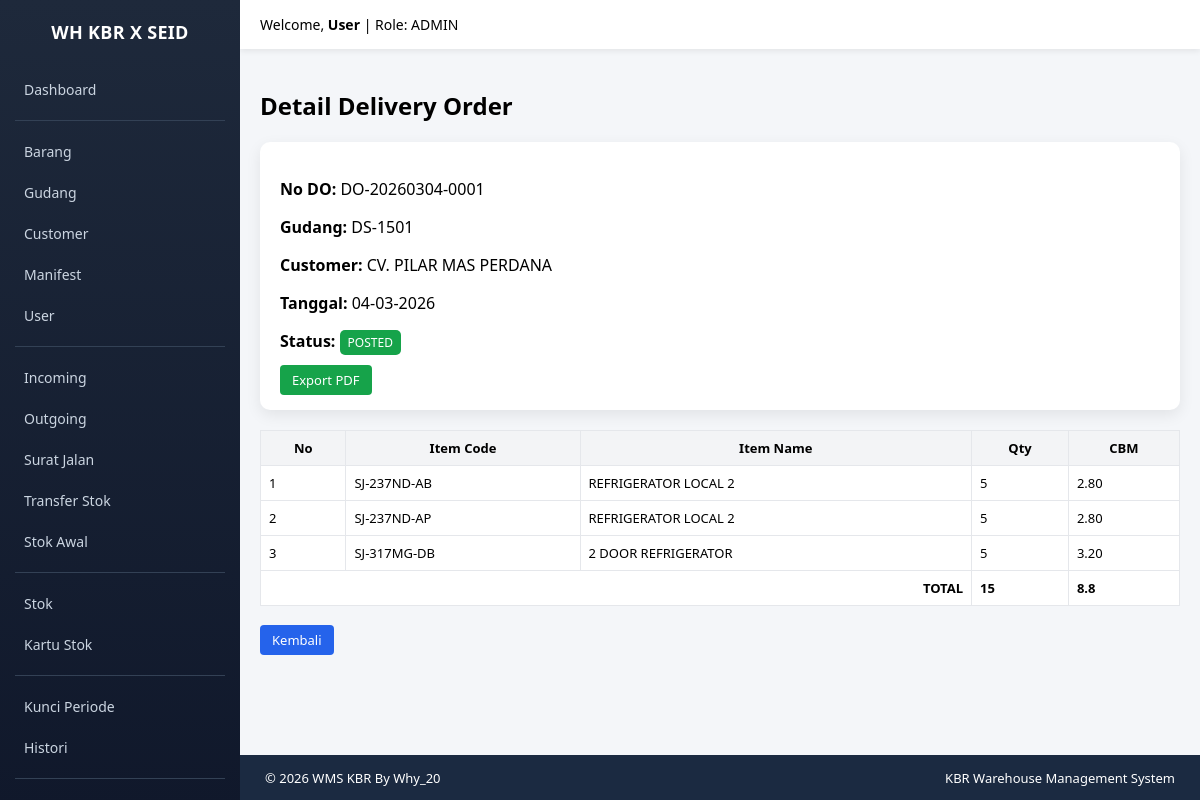
The app's page /index.php?module=delivery_orders&action=detail&id=52 (signed in) with its own data.
### tables this page shows
CREATE TABLE `delivery_orders` (
  `id` int NOT NULL,
  `do_number` varchar(100) DEFAULT NULL,
  `warehouse_id` int DEFAULT NULL,
  `customer_id` int DEFAULT NULL,
  `customer_name` varchar(150) DEFAULT NULL,
  `status` varchar(50) DEFAULT 'POSTED',
  `created_by` int DEFAULT NULL,
  `created_at` timestamp NOT NULL DEFAULT CURRENT_TIMESTAMP,
  `is_deleted` tinyint(1) DEFAULT '0',
  `void_by` int DEFAULT NULL,
  `void_at` datetime DEFAULT NULL
);

CREATE TABLE `warehouses` (
  `id` int NOT NULL,
  `name` varchar(100) NOT NULL,
  `address` text,
  `capacity_cbm` decimal(12,2) DEFAULT '0.00',
  `is_active` tinyint(1) DEFAULT '1',
  `is_deleted` tinyint(1) DEFAULT '0',
  `created_at` datetime DEFAULT CURRENT_TIMESTAMP,
  `deleted_at` datetime DEFAULT NULL
);

CREATE TABLE `customers` (
  `id` int NOT NULL,
  `customer_code` varchar(50) DEFAULT NULL,
  `customer_name` varchar(150) DEFAULT NULL,
  `address` text,
  `phone` varchar(50) DEFAULT NULL,
  `is_active` tinyint(1) DEFAULT '1',
  `created_at` timestamp NOT NULL DEFAULT CURRENT_TIMESTAMP,
  `deleted_at` datetime DEFAULT NULL
);

CREATE TABLE `delivery_order_details` (
  `id` int NOT NULL,
  `do_id` int DEFAULT NULL,
  `item_id` int DEFAULT NULL,
  `qty` int DEFAULT NULL,
  `cbm` decimal(15,2) DEFAULT NULL
);

CREATE TABLE `items` (
  `id` int NOT NULL,
  `item_code` varchar(100) DEFAULT NULL,
  `item_name` varchar(150) DEFAULT NULL,
  `cbm` decimal(15,2) DEFAULT '0.00',
  `minimum_stock` int DEFAULT '0',
  `is_active` tinyint(1) DEFAULT '1',
  `created_at` timestamp NOT NULL DEFAULT CURRENT_TIMESTAMP,
  `is_deleted` tinyint(1) DEFAULT '0',
  `deleted_at` datetime DEFAULT NULL
);

### modules/delivery_orders/detail.php (the view, shortened to what this page needs)
<?php
global $conn;
require BASE_PATH."/modules/layout/sidebar.php";
$id = $_GET['id'];
$data = mysqli_fetch_assoc(mysqli_query($conn,"
SELECT
    d.*,
    c.customer_name,
    w.name AS warehouse_name
FROM delivery_orders d
LEFT JOIN customers c ON d.customer_id = c.id
LEFT JOIN warehouses w ON d.warehouse_id = w.id
WHERE d.id='$id'
"));
$details = mysqli_query($conn,"
SELECT
    dd.*,
    i.item_code,
    i.item_name
FROM delivery_order_details dd
JOIN items i ON dd.item_id = i.id
WHERE dd.do_id='$id'
");
$totalQty = 0;
$totalCbm = 0;
?>
<h2>Detail Delivery Order</h2>
<div class="card">
<p><strong>No DO:</strong> <?= $data['do_number']; ?></p>
<p><strong>Gudang:</strong> <?= $data['warehouse_name'] ?? '-'; ?></p>
<p><strong>Customer:</strong> <?= $data['customer_name'] ?? '-'; ?></p>
<p><strong>Tanggal:</strong> <?= date('d-m-Y', strtotime($data['created_at'])); ?></p>
<p><strong>Status:</strong>
    <?php if($data['status']=='POSTED'){ ?>
        <span class="badge badge-posted">POSTED</span>
    <?php } else { ?>
        <span class="badge badge-draft"><?= $data['status']; ?></span>
    <?php } ?>
</p>
<a href="index.php?module=delivery_orders&action=export_pdf&id=<?= $data['id']; ?>"
class="btn btn-success" target="_blank">
Export PDF
</a>
</div>
<table>
<tr>
<th>No</th>
<th>Item Code</th>
<th>Item Name</th>
<th>Qty</th>
<th>CBM</th>
</tr>
<?php
$no=1;
while($row=mysqli_fetch_assoc($details)){
$totalQty += $row['qty'];
$totalCbm += $row['cbm'];
?>
<tr>
<td><?= $no++; ?></td>
<td><?= $row['item_code']; ?></td>
<td><?= $row['item_name']; ?></td>
<td><?= $row['qty']; ?></td>
<td><?= $row['cbm']; ?></td>
</tr>
<?php } ?>
<tr>
<td colspan="3" align="right"><strong>TOTAL</strong></td>
<td><strong><?= $totalQty; ?></strong></td>
<td><strong><?= $totalCbm; ?></strong></td>
</tr>
</table>
<br>
<a class="btn btn-primary"
href="index.php?module=delivery_orders&action=index">
Kembali
</a>
</div></body></html>

### modules/layout/sidebar.php (style rules this page uses)
body { margin:0; font-family:Segoe UI, Tahoma, sans-serif; background:#f4f6f9; }
.card { background:white; padding:20px; border-radius:8px; box-shadow:0 2px 8px rgba(0,0,0,0.05); margin-bottom:20px; }
.btn { padding:6px 12px; border:none; border-radius:4px; cursor:pointer; text-decoration:none; font-size:13px; }
.btn-primary { background:#2563eb;color:white; }
.btn-success { background:#16a34a;color:white; }
table { width:100%; border-collapse:collapse; }
table th,table td { border:1px solid #ddd; padding:8px; font-size:13px; }
table th { background:#f1f5f9; }

### modules/delivery_orders/detail.php (style rules this page uses)
.card { background:white; padding:20px; border-radius:10px; box-shadow:0 5px 15px rgba(0,0,0,0.08); margin-bottom:20px; }
table { width:100%; border-collapse:collapse; background:white; }
table th, table td { border:1px solid #e5e7eb; padding:8px; font-size:13px; }
table th { background:#f3f4f6; }
.badge { padding:4px 8px; border-radius:5px; font-size:12px; color:white; }
.badge-posted { background:#16a34a; }

### records on screen
delivery_orders: do_number "DO-20260304-0001", warehouse.name "DS-1501", customer.customer_name "CV. PILAR MAS PERDANA", created_at "04-03-2026"
delivery_order_details: item.item_code "SJ-237ND-AB", item.item_name "REFRIGERATOR LOCAL 2", qty "5", cbm "2.80"
delivery_order_details: item.item_code "SJ-237ND-AP", item.item_name "REFRIGERATOR LOCAL 2", qty "5", cbm "2.80"
delivery_order_details: item.item_code "SJ-317MG-DB", item.item_name "2 DOOR REFRIGERATOR", qty "5", cbm "3.20"

### other values on screen
$user "User"
$role "ADMIN"
$totalQty "15"
$totalCbm "8.8"
$GLOBALS['__footer_html'] "© 2026 WMS KBR By Why_20 KBR Warehouse Management System"
